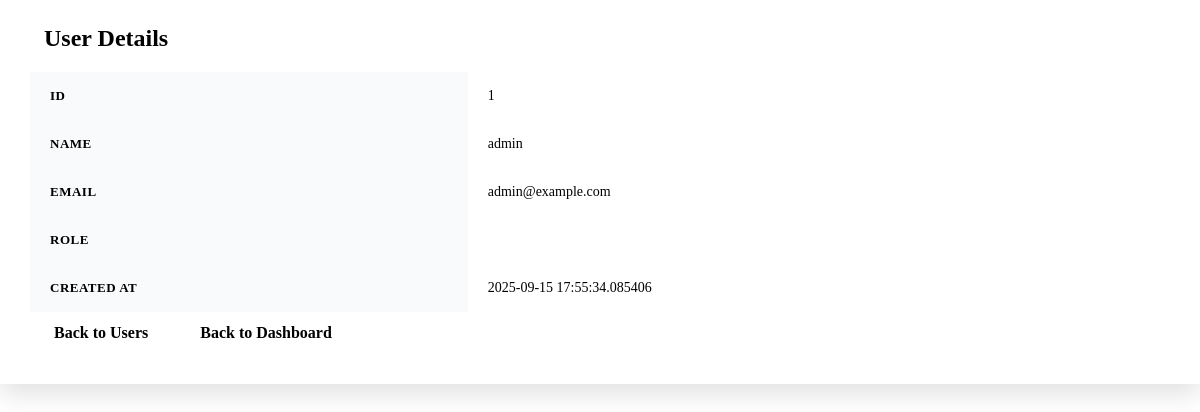
/admin/users/1 (signed in), run on the app's committed database.
### module.py (models this page shows, shortened)
class User(db.Model, UserMixin):
    __tablename__ = "user"
    id = db.Column(db.Integer, primary_key=True)
    username = db.Column(db.String(150), unique=True, nullable=False)
    email = db.Column(db.String(150), unique=True, nullable=False)
    password = db.Column(db.String(200), nullable=False)
    is_admin = db.Column(db.Boolean, default=False)
    created_at = db.Column(db.DateTime, default=datetime.utcnow)  # ✅ join date
    reviews = db.relationship("Review", back_populates="user", lazy=True)

### app.py (the view)
@app.route("/admin/users/<int:user_id>")
@login_required
def admin_view_user(user_id):
    user = User.query.get_or_404(user_id)
    return render_template("admin_view_user.html", user=user)

### app.py (called while the page is built)
@login_manager.user_loader
def load_user(user_id):
    return User.query.get(int(user_id))

### templates/admin_view_user.html (shortened to what this page needs)
<div class="card p-4">
    <h2>User Details</h2>
    <table class="table table-bordered">
        <tr>
            <th>ID</th>
            <td>{{ user.id }}</td>
        </tr>
        <tr>
            <th>Name</th>
            <td>{{ user.username }}</td>
        </tr>
        <tr>
            <th>Email</th>
            <td>{{ user.email }}</td>
        </tr>
        <tr>
            <th>Role</th>
            <td>{{ user.role }}</td>
        </tr>
        <tr>
            <th>Created At</th>
            <td>{{ user.created_at }}</td>
        </tr>
    </table>
    <a href="{{ url_for('admin') }}" class=" btn-primary">Back to Users</a>
    <a href="{{ url_for('dashboard') }}" class="btn-primary">Back to Dashboard</a>
</div>

### templates/admin_view_user.html (style rules this page uses)
* { margin: 0%; padding: 0%; }
.card { background: white; padding: 30px; margin-bottom: 25px; border-radius: var(--border-radius); box-shadow: var(--shadow); transition: var(--transition); position: relative; overflow: hidden; }
.card:before { content: ''; position: absolute; top: 0; left: 0; width: 100%; height: 4px; background: linear-gradient(90deg, var(--primary), var(--secondary)); }
h2 { margin-top: 0; font-size: 24px; color: var(--dark); font-weight: 600; margin-bottom: 20px; display: flex; align-items: center; gap: 10px; }
h2:before { content: ''; display: block; width: 4px; height: 24px; background: var(--primary); border-radius: 2px; }
table { width: 100%; border-collapse: collapse; background: white; }
table th, table td { padding: 16px 20px; text-align: left; font-size: 14px; border-bottom: 1px solid var(--gray-light); }
table th { background: #f8fafc; font-weight: 600; color: var(--dark); font-size: 13px; text-transform: uppercase; letter-spacing: 0.5px; position: sticky; top: 0; }
table tr:last-child td { border-bottom: none; }
.btn-primary { display: inline-flex; align-items: center; gap: 8px; background: var(--primary); color:black; padding: 12px 24px; border-radius: 10px; font-weight: 600; text-decoration: none; transition: var(--transition); border: none; cursor: pointer; font-family: inherit; }

### data on the page
User: id "1", username "admin", email "admin@example.com", created_at "2025-09-15 17:55:34.085406"
